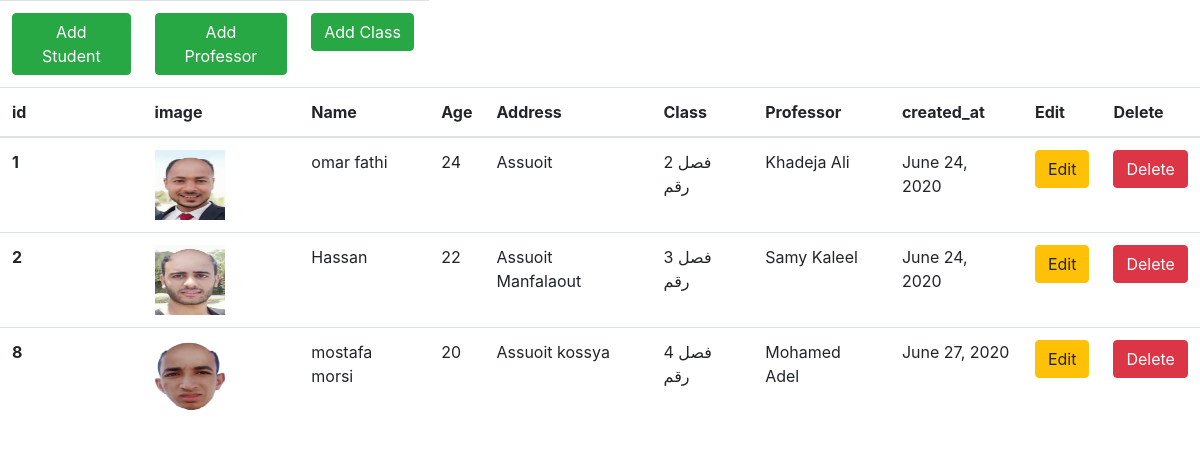
The page /Home/ on the database its author committed.
### data/models.py (models this page shows, shortened)
class Student(models.Model):
    name = models.CharField(max_length=220, )
    age = models.IntegerField()
    address = models.CharField(max_length=220, )
    Class = models.ForeignKey(Classes, on_delete=models.CASCADE)
    prof = models.ForeignKey(Professor, on_delete=models.CASCADE)
    created_at = models.DateField(auto_now_add=True)
    image = models.ImageField(upload_to='std_pic', null=True, blank=True)
    class Meta:
        ordering = ('id',)

class Classes(models.Model):
    class_number = models.IntegerField()
    def __str__(self):
        return " {} فصل رقم ".format(self.class_number)

class Professor(models.Model):
    prof_name = models.CharField(max_length=220, )
    Classes = models.ManyToManyField(Classes)

### data/views.py (the view)
# urls.py: 2. Add a URL to urlpatterns:  path('', views.home, name='home')
def home(request):
    students = Student.objects.all()
    cls = Classes.objects.all()
    pro = Professor.objects.all()
    return render(request, 'data/home.html',{'stud':students, 'cl':cls, 'pr':pro})

### data/templates/data/home.html (shortened to what this page needs)
<!DOCTYPE html>
{%load static%}
<html lang="en">
<head>
  <link href="{% static 'css/bootstrap.min.css' %}" rel="stylesheet">
</head>
<body>
<table class="table">
  <thead>
    <tr>
      <td><a href= "#" data-target="#exampleModal" data-toggle="modal" class="btn btn-success">Add Student</a></td>
      <td><a href= "#" data-target="#exampleModal33" data-toggle="modal" class="btn btn-success">Add Professor</a></td>
      <td><a href= "#" data-target="#exampleModal2" data-toggle="modal" class="btn btn-success">Add Class</a></td>
    </tr>
    <tr>
      <th scope="col">id</th>
      <th scope="col">image</th>
      <th scope="col">Name</th>
      <th scope="col">Age</th>
      <th scope="col">Address</th>
      <th scope="col">Class</th>
      <th scope="col">Professor</th>
      <th scope="col">created_at</th>
      <th scope="col">Edit</th>
      <th scope="col">Delete</th>
    </tr>
  </thead>
  <tbody>
    <tr>
      {%for s in stud%}
      <th scope="row">{{s.id}}</th>
      {%if s.image%}
      <td>
        <img src="{{s.image.url}}" width="70" height="70">
      </td>
      {%else%}
      <td>
        No image
      </td>
      {%endif%}
      <td>{{s.name}}</td>
      <td>{{s.age}}</td>
      <td>{{s.address}}</td>
      <td>{{s.Class}}</td>
      <td>{{s.prof.prof_name}}</td>
      <td>{{s.created_at}}</td>
      <td><a href="#"  data-target="#exampleModal6{{s.id}}" data-toggle="modal" class="btn btn-warning">Edit</a></td>
      <td><a href="{%url 'deleted' s.id%}" class="btn btn-danger">Delete</a></td>
    </tr>
    {%endfor%}
  </tbody>
</table>
</body>
</html>

### rows shown on the page
Student: id "1", image (picture), name "omar fathi", age "24", address "Assuoit", Class "2 فصل رقم", prof.prof_name "Khadeja Ali", created_at "June 24, 2020"
Student: id "2", image (picture), name "Hassan", age "22", address "Assuoit Manfalaout", Class "3 فصل رقم", prof.prof_name "Samy Kaleel", created_at "June 24, 2020"
Student: id "8", image (picture), name "mostafa morsi", age "20", address "Assuoit kossya", Class "4 فصل رقم", prof.prof_name "Mohamed Adel", created_at "June 27, 2020"
